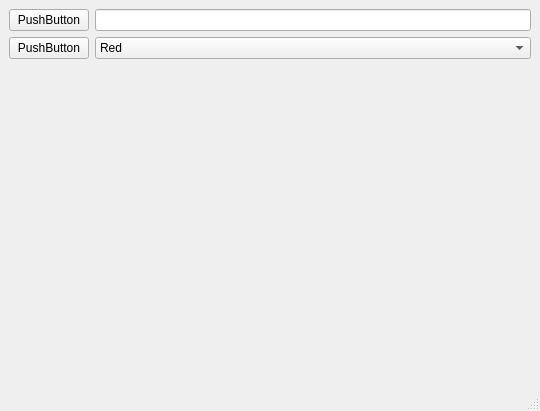
<?xml version="1.0" encoding="UTF-8"?>
<ui version="4.0">
 <class>MainWindow</class>
 <widget class="QMainWindow" name="MainWindow">
  <property name="geometry">
   <rect>
    <x>0</x>
    <y>0</y>
    <width>540</width>
    <height>411</height>
   </rect>
  </property>
  <property name="windowTitle">
   <string>MainWindow</string>
  </property>
  <property name="styleSheet">
   <string notr="true"/>
  </property>
  <widget class="QWidget" name="centralwidget">
   <layout class="QGridLayout" name="gridLayout">
    <item row="0" column="0">
     <layout class="QHBoxLayout" name="horizontalLayout_4">
      <item>
       <layout class="QHBoxLayout" name="horizontalLayout">
        <item>
         <layout class="QVBoxLayout" name="verticalLayout">
          <item>
           <widget class="QPushButton" name="pushButton">
            <property name="text">
             <string>PushButton</string>
            </property>
           </widget>
          </item>
          <item>
           <widget class="QPushButton" name="pushButton_3">
            <property name="text">
             <string>PushButton</string>
            </property>
           </widget>
          </item>
          <item>
           <spacer name="verticalSpacer">
            <property name="orientation">
             <enum>Qt::Vertical</enum>
            </property>
            <property name="sizeHint" stdset="0">
             <size>
              <width>20</width>
              <height>40</height>
             </size>
            </property>
           </spacer>
          </item>
         </layout>
        </item>
       </layout>
      </item>
      <item>
       <layout class="QVBoxLayout" name="verticalLayout_2">
        <item>
         <widget class="QLineEdit" name="lineEdit"/>
        </item>
        <item>
         <widget class="QComboBox" name="comboBox_2">
          <item>
           <property name="text">
            <string>Red</string>
           </property>
          </item>
          <item>
           <property name="text">
            <string>Green</string>
           </property>
          </item>
          <item>
           <property name="text">
            <string>Blue</string>
           </property>
          </item>
         </widget>
        </item>
        <item>
         <spacer name="verticalSpacer_2">
          <property name="orientation">
           <enum>Qt::Vertical</enum>
          </property>
          <property name="sizeHint" stdset="0">
           <size>
            <width>20</width>
            <height>40</height>
           </size>
          </property>
         </spacer>
        </item>
       </layout>
      </item>
     </layout>
    </item>
   </layout>
  </widget>
  <widget class="QMenuBar" name="menubar">
   <property name="geometry">
    <rect>
     <x>0</x>
     <y>0</y>
     <width>540</width>
     <height>22</height>
    </rect>
   </property>
  </widget>
  <widget class="QStatusBar" name="statusbar"/>
 </widget>
 <resources/>
 <connections>
  <connection>
   <sender>pushButton</sender>
   <signal>clicked()</signal>
   <receiver>MainWindow</receiver>
   <slot>abobus()</slot>
   <hints>
    <hint type="sourcelabel">
     <x>63</x>
     <y>44</y>
    </hint>
    <hint type="destinationlabel">
     <x>141</x>
     <y>44</y>
    </hint>
   </hints>
  </connection>
  <connection>
   <sender>comboBox_2</sender>
   <signal>activated(QString)</signal>
   <receiver>MainWindow</receiver>
   <slot>colorChanged(QString)</slot>
   <hints>
    <hint type="sourcelabel">
     <x>185</x>
     <y>85</y>
    </hint>
    <hint type="destinationlabel">
     <x>245</x>
     <y>143</y>
    </hint>
   </hints>
  </connection>
 </connections>
 <slots>
  <slot>abobus()</slot>
  <slot>colorChanged(QString)</slot>
 </slots>
</ui>
